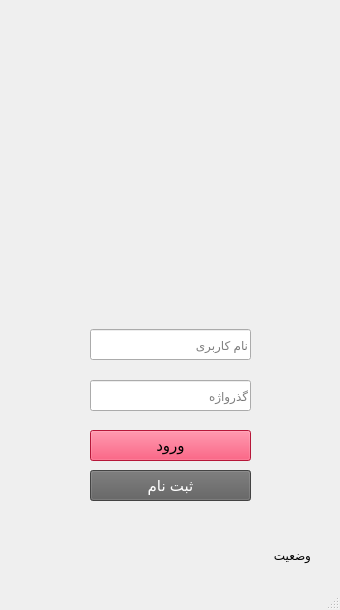
<?xml version="1.0" encoding="UTF-8"?>
<ui version="4.0">
 <class>login</class>
 <widget class="QMainWindow" name="login">
  <property name="geometry">
   <rect>
    <x>0</x>
    <y>0</y>
    <width>340</width>
    <height>610</height>
   </rect>
  </property>
  <property name="minimumSize">
   <size>
    <width>340</width>
    <height>610</height>
   </size>
  </property>
  <property name="maximumSize">
   <size>
    <width>340</width>
    <height>610</height>
   </size>
  </property>
  <property name="sizeIncrement">
   <size>
    <width>0</width>
    <height>0</height>
   </size>
  </property>
  <property name="windowTitle">
   <string>login</string>
  </property>
  <widget class="QWidget" name="centralWidget">
   <widget class="QLabel" name="lbl_status">
    <property name="geometry">
     <rect>
      <x>30</x>
      <y>530</y>
      <width>281</width>
      <height>51</height>
     </rect>
    </property>
    <property name="text">
     <string>وضعیت</string>
    </property>
    <property name="alignment">
     <set>Qt::AlignLeading|Qt::AlignLeft|Qt::AlignVCenter</set>
    </property>
   </widget>
   <widget class="QLabel" name="label">
    <property name="geometry">
     <rect>
      <x>90</x>
      <y>50</y>
      <width>161</width>
      <height>161</height>
     </rect>
    </property>
    <property name="text">
     <string/>
    </property>
    <property name="pixmap">
     <pixmap resource="assets.qrc">:/new/prefix1/assets/logo.png</pixmap>
    </property>
    <property name="scaledContents">
     <bool>true</bool>
    </property>
   </widget>
   <widget class="QLabel" name="label_2">
    <property name="geometry">
     <rect>
      <x>80</x>
      <y>220</y>
      <width>181</width>
      <height>91</height>
     </rect>
    </property>
    <property name="text">
     <string/>
    </property>
    <property name="pixmap">
     <pixmap resource="assets.qrc">:/new/prefix1/assets/cinematicket-logo.png</pixmap>
    </property>
    <property name="scaledContents">
     <bool>true</bool>
    </property>
   </widget>
   <widget class="QPushButton" name="pushButton">
    <property name="geometry">
     <rect>
      <x>90</x>
      <y>430</y>
      <width>161</width>
      <height>31</height>
     </rect>
    </property>
    <property name="font">
     <font>
      <pointsize>11</pointsize>
     </font>
    </property>
    <property name="styleSheet">
     <string notr="true">background-color: rgb(255, 32, 80);</string>
    </property>
    <property name="text">
     <string>ورود</string>
    </property>
   </widget>
   <widget class="QLineEdit" name="lineEdit_username">
    <property name="geometry">
     <rect>
      <x>90</x>
      <y>329</y>
      <width>161</width>
      <height>31</height>
     </rect>
    </property>
    <property name="text">
     <string/>
    </property>
    <property name="placeholderText">
     <string>نام کاربری</string>
    </property>
   </widget>
   <widget class="QLineEdit" name="lineEdit_password">
    <property name="geometry">
     <rect>
      <x>90</x>
      <y>380</y>
      <width>161</width>
      <height>31</height>
     </rect>
    </property>
    <property name="echoMode">
     <enum>QLineEdit::Password</enum>
    </property>
    <property name="placeholderText">
     <string>گذرواژه</string>
    </property>
   </widget>
   <widget class="QPushButton" name="pushButton_signUp">
    <property name="geometry">
     <rect>
      <x>90</x>
      <y>470</y>
      <width>161</width>
      <height>31</height>
     </rect>
    </property>
    <property name="font">
     <font>
      <pointsize>11</pointsize>
     </font>
    </property>
    <property name="styleSheet">
     <string notr="true">background-color: rgb(94, 94, 94);
color: rgb(255, 255, 255);</string>
    </property>
    <property name="text">
     <string>ثبت نام</string>
    </property>
   </widget>
  </widget>
  <widget class="QStatusBar" name="statusBar"/>
 </widget>
 <layoutdefault spacing="6" margin="11"/>
 <resources>
  <include location="assets.qrc"/>
 </resources>
 <connections/>
</ui>
